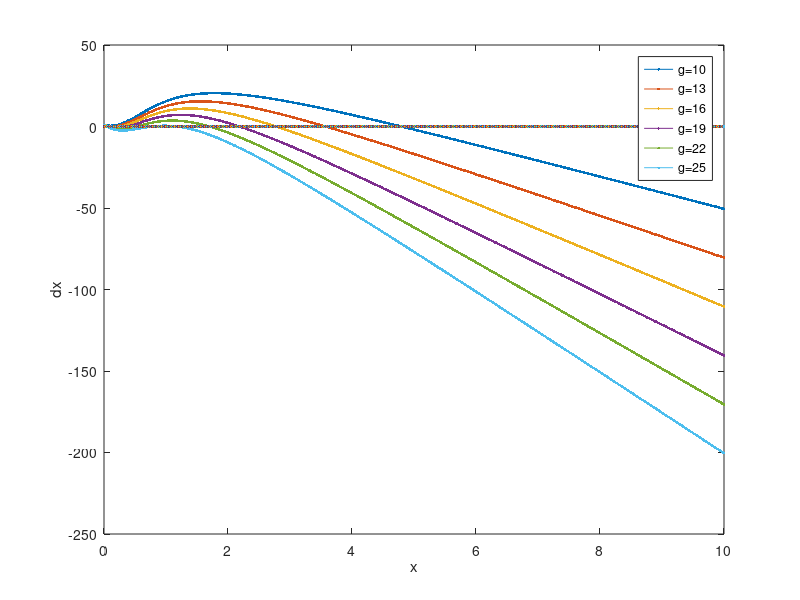

Write MATLAB code to recreate this figure.
% Q2
% Code modified from class note

%initialization
clear all;

%parameters

a=50; %strength of pos feedback
x = 0:0.01:10;
g_vals=[10, 13, 16, 19, 22, 25]; %decay rate
dx = zeros(length(g_vals), length(x));
r = zeros(6, 3);

%% 2.2 
%figure(1);
for i=1:length(g_vals)
    g = g_vals(i);
    dx(i,:) = (1+a.*x.^2) ./ (1+x.^2) - g*x;
    plot(x, dx(i,:), '.-'); hold on; %plot
    
    % get real parts of fixed points
    r(i,:) = sort(real(roots([g, -a, g, -1])));

end
plot(x, 0, '.-');
legend('g=10', 'g=13', 'g=16', 'g=19', 'g=22', 'g=25');
xlabel('x');
ylabel('dx');


%% 2.3
% print out roots

%for i=1:size(r, 1)
%    disp(r(i,:);
%end

%% 2.4
mat_is_stable = zeros(6, 3);
for i=1:size(r, 1)
    for j=1:size(r, 2)
        x_fix = r(i,j);
        mat_is_stable(i,j) = 2*x_fix*(a-1) / (1+x_fix^2)^2 - g;
    end
end


